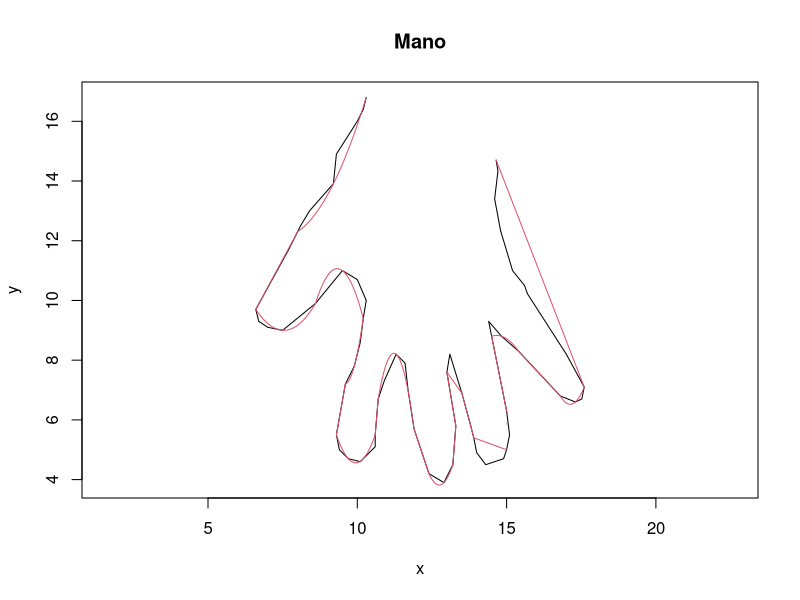

This figure's R source:

rm(list=ls())

metodo <- "fmm"  # metodos : ("fmm","natural","periodic") 

graf <- function(arr1,arr2, color)
{
  points(arr1,arr2, pch=7, cex=0.5, col = color, asp=1,xlab="X", ylab="Y", main="Diagrama ")
}

# esto, dadas dos listas, encuentra los 3 mejores puntos para spline, tomando los dos extremos y alguno intermedio
findMin <- function(lisx, lisy, liminf, limsup)
{
  errmin <- 0
  pt     <- 0
  prim   <- TRUE
  intersec  <- 0
  bstintrsc <- 0
  
  for( i in liminf:limsup)
  {
    valx <-          lisx[liminf]
    valx <- c( valx, lisx[i] )
    valx <- c( valx, lisx[limsup] )
    
    valy <-          lisy[liminf]
    valy <- c( valy, lisy[i] )
    valy <- c( valy, lisy[limsup] )
    
    sumerr <- 0    
    
    ttam <- limsup - liminf
    ret  <- spline( valx , valy , n = ttam , method = metodo)
    ry   <- ret$y
    
    intersec <- 0
    
    #lines(spline(valx, valy, n = ttam, method = metodo), col = 3)
    
    for( j in 1:ttam )
    {
      if (lisy[ liminf + j ] ==  ry[ j ])
      {
        intersec <- intersec + 1
        #cat (lisy[ liminf + j ]  ,"-----",  ry[ j ],"\n")
      }
      sumerr <- sumerr + abs( lisy[ liminf + j ] -  ry[ j ] ) 
    }
    if ( !is.nan( sumerr ) && ( prim || sumerr < errmin ) )
    {
      errmin <- sumerr
      pt     <- i 
      prim   <- FALSE
      bstintrsc <- intersec
    }
  }
  #cat("best intersectioon : " , bstintrsc," \n")
  #cat ("final : ",errmin ,"    ",pt,"\n")
  return( c(pt,errmin,bstintrsc) )
}

puos <- function(x,y)
{
  
  increm <- 1.4
  errorinicial   <- 1
  erroraceptadox <- errorinicial
  erroraceptadoy <- errorinicial
  puntos <- c(1)
  
  minx    <- c(Inf,Inf,Inf,Inf,Inf)# de, medio , hasta, valor, puntos intersectantes
  miny    <- c(Inf,Inf,Inf,Inf,Inf)# de, medio , hasta, valor, puntos intersectantes
  min     <- c(Inf,Inf,Inf,Inf,Inf)# de, medio , hasta, valor, puntos intersectantes
  
  i      <- 3
  top    <- 1 
  
  primy   <- TRUE
  lenx    <- 0 # longitud del tramo actual 
  
  primx   <- TRUE
  leny    <- 0 # longitud del tramo actual 
  
  totintersect <- 0
  
  while ( top != length(x) )
  {
    if ( i - top >= 1)
    {
      retx <- findMin(x,y,top,i) 
      rety <- findMin(y,x,top,i) 
      
      if ( abs(minx[4] - retx[2]) <= erroraceptadox || primx) # si se encuentran otros valores que minimicen el error, se guardan. o si es el primer valor revisado
      {
        minx <- c( top ,retx[1], i, retx[2],retx[3])
        prim = FALSE
        erroraceptadox <- erroraceptadox + increm*(lenx/length(x)) # para darle mas 
        lenx <- 1 # se reinicia la longitud actual 
      }
      else
      {
        lenx <- lenx + 1 # aumenta la longitud del tramo actual
      }
      if ( abs(miny[4] - rety[2]) <= erroraceptadoy || primy) # si se encuentran otros valores que minimicen el error, se guardan. o si es el primer valor revisado
      {
        miny <- c( top ,rety[1], i, rety[2],rety[3])
        prim = FALSE
        erroraceptadoy <- erroraceptadoy + increm*(leny/length(x)) # para darle mas 
        leny <- 1 # se reinicia la longitud actual 
      }
      else
      {
        leny <- leny + 1 # aumenta la longitud del tramo actual
      }
      
      if ( i >= length(x) )
      {
        cat ( minx, "<" ,miny ,"\n")
        if (minx[4] < miny[4])
        {
          print("x")
          min <- minx
        }
        else
        {
          print("y")
          min <- miny
        }
        nx <- c( x[ min[1] ], x[ min[2] ] , x[ min[3] ] )
        ny <- c( y[ min[1] ], y[ min[2] ] , y[ min[3] ] )
        lines(spline(nx, ny, n = 200, method = metodo ), col = 2)
        
        #curve(spline(nx, ny, n = 200, method = metodo ), col = 2)
        
        erroraceptadox <- errorinicial # reiniciar el error aceptado
        erroraceptadoy <- errorinicial # reiniciar el error aceptado
        
        
        cat("desde : ",min[1],"\tpunto medio : ",min[2], "\thasta : ",min[3], "\terror : ",min[4],"\tpuntos intersectantes : ",min[5],"\n")
        totintersect <- totintersect + min[5]
        if ( min[2] == puntos[ length( puntos ) ] ) 
        {
          puntos <- c( puntos,min[ 3 ] ) # min[1] en teoria es el ultimo de los anteriores, entonces ya esta 
        }
        else
        {
          puntos <- c( puntos,min[ 2:3 ] )
        }
        
        top <- min[3]
        i   <- top
        
        minx    <- c(Inf,Inf,Inf,Inf,Inf)# de, medio , hasta, valor, puntos intersectantes
        miny    <- c(Inf,Inf,Inf,Inf,Inf)# de, medio , hasta, valor, puntos intersectantes
        min     <- c(Inf,Inf,Inf,Inf,Inf)# de, medio , hasta, valor, puntos intersectantes
        
        primx <- TRUE
        primy <- TRUE
      }
      else 
      {
        i <- i + 1  
      }
    }
    else 
    {
      i <- i + 1  
    }
    
    if ( i >= length(x) ) # por si acaso :v 
    {
      i <- length(x)
    }
  }
  cat("\n\nlen : ",length(puntos),"\ttotal de puntos intersectantes : ",totintersect,"\n",puntos,"\n")
}


puntos <- function(x,y)
{
  totintersect <- 0
  increm <- 1.4
  errorinicial   <- 1
  erroraceptado  <- errorinicial
  erroraceptadoy <- errorinicial
  
  min    <- c(Inf,Inf,Inf,Inf,Inf)# de, medio , hasta, valor, puntos intersectantes 
  miny    <- c(Inf,Inf,Inf,Inf,Inf)# de, medio , hasta, valor, puntos intersectantes 
  
  i      <- 1
  puntos <- c(1)
  top    <- 1 
  
  prim   <- TRUE
  len    <- 0 # longitud del tramo actual 
  
  primy   <- TRUE
  leny    <- 0 # longitud del tramo actual 
  
  while ( top != length(x) )
  {
    if ( i - top >= 1)
    {
      ret <- findMin(x,y,top,i) 
      rety <- findMin(y,x,top,i) 
      
      if ( abs(min[4] - ret[2]) <= erroraceptado || prim) # si se encuentran otros valores que minimicen el error, se guardan. o si es el primer valor revisado
      {
        min <- c( top ,ret[1], i, ret[2],ret[3])
        prim = FALSE
        erroraceptado <- erroraceptado + increm*(len/length(x)) # para darle mas 
        len <- 1 # se reinicia la longitud actual 
      }
      else
      {
        len <- len + 1 # aumenta la longitud del tramo actual
      }
      
      if ( abs(miny[4] - min[4]) <= erroraceptadoy || primy) # si se encuentran otros valores que minimicen el error, se guardan. o si es el primer valor revisado
      {
        miny <- c( top ,rety[1], i, rety[2],rety[3])
        primy = FALSE
        erroraceptadoy <- erroraceptadoy + increm*(len/length(x)) # para darle mas 
        leny <- 1 # se reinicia la longitud actual 
      }
      else
      {
        leny <- len + 1 # aumenta la longitud del tramo actual
      }
      
      if ( i >= length(x) )
      {
        cat (min,"      ",miny ,"\n")
        if (miny[4] < min[4])
        {
          min <- miny
        }
        
        nx <- c( x[ min[1] ], x[ min[2] ] , x[ min[3] ] )
        ny <- c( y[ min[1] ], y[ min[2] ] , y[ min[3] ] )
        lines(spline(nx, ny, n = 200, method = metodo ), col = 2)
        
        #curve(spline(nx, ny, n = 200, method = metodo ), col = 2)
        
        erroraceptado  <- errorinicial # reiniciar el error aceptado
        erroraceptadoy <- errorinicial 
        
        
        cat("desde : ",min[1],"\tpunto medio : ",min[2], "\thasta : ",min[3], "\tpuntos intersectantes : ",min[5],"\terror : ",min[4],"\n")
        totintersect <- totintersect + min[5]
        if ( min[2] == puntos[ length( puntos ) ] ) 
        {
          puntos <- c( puntos,min[ 3 ] ) # min[1] en teoria es el ultimo de los anteriores, entonces ya esta 
        }
        else
        {
          puntos <- c( puntos,min[ 2:3 ] )
        }
        
        top <- min[3]
        i   <- top
        
        min  <- c(Inf,Inf,Inf,Inf,Inf)# de, medio , hasta, valor, interseccion
        prim <- TRUE
        miny  <- c(Inf,Inf,Inf,Inf,Inf)# de, medio , hasta, valor, interseccion
        primy <- TRUE
      }
      else 
      {
        i <- i + 1  
      }
    }
    else 
    {
      i <- i + 1  
    }
    
    if ( i >= length(x) ) # por si acaso :v 
    {
      i <- length(x)
    }
  }
  cat("\n\nlen : ",length(puntos),"\ttotal de puntos intersectantes : ",totintersect,"\n",puntos,"\n")
}


# datos originales 
#x=c(14.65, 14.71, 14.6, 14.8, 15.2, 15.6, 15.7, 17.0, 17.6, 17.52, 17.3, 16.8, 15.4, 14.83, 14.4, 14.5, 15.0, 15.1, 15.0, 14.9, 14.6, 14.3, 14.0, 13.9, 13.8, 13.5, 13.1, 13.0, 13.3, 13.2, 13.1, 12.9, 12.4, 11.9, 11.7, 11.6, 11.3, 10.9, 10.7, 10.6, 10.6, 10.1, 9.7, 9.4, 9.3, 9.6, 9.9, 10.1, 10.2, 10.3, 9.10, 8.6, 7.5, 7.0, 6.7, 6.6, 7.70, 8.00, 8.10, 8.40,9.20, 9.30, 10, 10.2, 10.3, 10.0, 9.50)                                                                                                       
#y=c(14.7, 14.33, 13.4, 12.33, 11.0, 10.5, 10.22, 8.20, 7.10, 6.70, 6.60, 6.80, 8.30, 8.80, 9.30, 8.80, 6.30, 5.50, 5.00, 4.70, 4.60, 4.50, 4.90, 5.40, 5.80, 6.90, 8.20, 7.60, 5.80, 4.50, 4.30, 3.90, 4.20, 5.70, 7.00, 7.90, 8.20, 7.30, 6.70, 5.50, 5.10, 4.60, 4.7, 5.0, 5.5, 7.2, 7.8, 8.60, 9.40, 10.0, 10.7, 9.9, 9.0, 9.1, 9.3, 9.7, 11.7, 12.3, 12.5, 13.0,13.91, 14.9, 16, 16.4, 16.8, 10.7, 11.0)     

# reorganizacion de datos 
x = c(14.65, 14.71, 14.6, 14.8, 15.2, 15.6, 15.7, 17.0, 17.6, 17.52, 17.3, 
      16.8, 15.4, 14.83, 14.4, 14.5, 
      15.0, 15.1, 15.0, 14.9, 14.6, 14.3, 14.0, 13.9, 13.8, 13.5, 13.1, 13.0, 
      13.3, 13.2, 13.1, 12.9, 12.4, 11.9, 11.7, 11.6, 11.3, 10.9, 
      10.7, 10.6, 10.6, 10.1, 9.7, 9.4, 9.3, 9.6, 9.9, 10.1, 10.2, 10.3,  10.0, 9.5, 
      8.6, 7.5, 7.0, 6.7, 6.6, 7.7, 
      8.0, 8.1, 8.4, 9.2, 9.3, 10, 10.2, 10.3)

y = c(14.7, 14.33, 13.4, 12.33, 11.0, 10.5, 10.22, 8.2, 7.1, 6.7, 6.6, 
      6.8, 8.3, 8.8, 9.3, 8.8, 
      6.3, 5.5, 5.0, 4.7, 4.6, 4.5, 4.9, 5.4, 5.8, 6.9, 8.2, 7.6, 
      5.8, 4.5, 4.3, 3.9, 4.2, 5.7, 7.0, 7.9, 8.2, 7.3, 
      6.7, 5.5, 5.1, 4.6, 4.7, 5.0, 5.5, 7.2, 7.8, 8.6, 9.4, 10.0,  10.7, 11.0, 
      9.9, 9.0, 9.1, 9.3, 9.7, 11.7, 
      12.3, 12.5, 13.0, 13.91, 14.9, 16, 16.4, 16.8)

#y=c(3,3.7,3.9,4.5,5.7,6.69,7.12,6.7,4.45,7,6.1,5.6,5.87,5.15,4.1,4.3,4.1,3)                                                                                                       
#x=c(1,2,5,6,7.5,8.1,10,13,17.6,20,23.5,24.5,25,26.5,27.5,28,29,30)      

plot(x,y,type="l",asp=1,main="Mano")

## de cada uno de estos cortes deberian terminar quedando unos 3 puntos

puntos(x,y)
